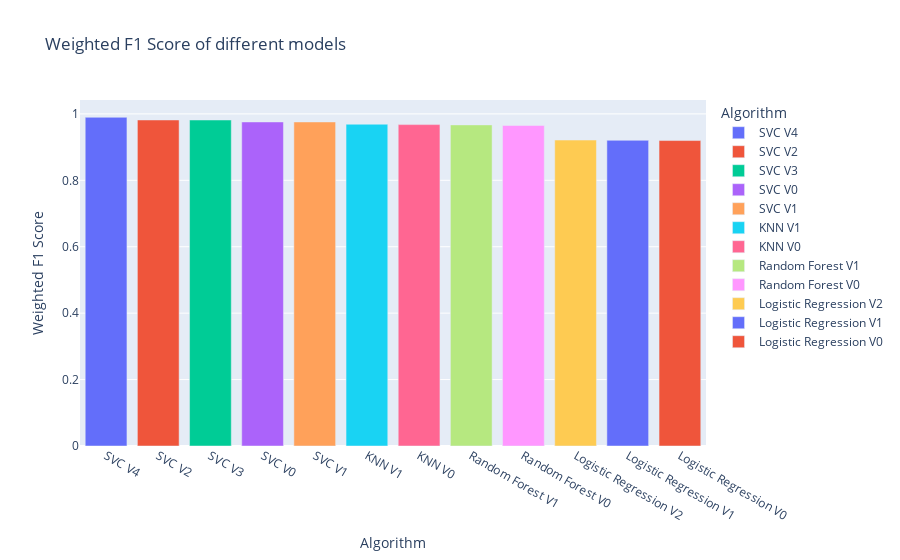

Source (notebook cell):
### Code cell
## lets create a horizontal bar chart for the weighted f1 score, accuracy and per class f1 scores
## we will use plotly express for this
fig = px.bar(models_metrics.sort_values(by="Weighted F1 Score", ascending=False), x='Algorithm', y='Weighted F1 Score', title='Weighted F1 Score of different models', color='Algorithm')
## save the figure
fig.write_image(Path("..", "visualization", "weighted_f1_score_comparison.png"))
fig.show()

### Figure 1 — Plotly figure (JSON) as saved in the notebook; plotly's stock layout.template omitted (floating-point values rounded to 4 significant figures)
{"data": [{"alignmentgroup": "True", "hovertemplate": "Algorithm=%{x}<br>Weighted F1 Score=%{y}<extra></extra>", "legendgroup": "SVC V4", "marker": {"color": "#636efa", "pattern": {"shape": ""}}, "name": "SVC V4", "offsetgroup": "SVC V4", "orientation": "v", "showlegend": true, "textposition": "auto", "type": "bar", "x": ["SVC V4"], "xaxis": "x", "y": [0.9897], "yaxis": "y"}, {"alignmentgroup": "True", "hovertemplate": "Algorithm=%{x}<br>Weighted F1 Score=%{y}<extra></extra>", "legendgroup": "SVC V2", "marker": {"color": "#EF553B", "pattern": {"shape": ""}}, "name": "SVC V2", "offsetgroup": "SVC V2", "orientation": "v", "showlegend": true, "textposition": "auto", "type": "bar", "x": ["SVC V2"], "xaxis": "x", "y": [0.9817], "yaxis": "y"}, {"alignmentgroup": "True", "hovertemplate": "Algorithm=%{x}<br>Weighted F1 Score=%{y}<extra></extra>", "legendgroup": "SVC V3", "marker": {"color": "#00cc96", "pattern": {"shape": ""}}, "name": "SVC V3", "offsetgroup": "SVC V3", "orientation": "v", "showlegend": true, "textposition": "auto", "type": "bar", "x": ["SVC V3"], "xaxis": "x", "y": [0.9816], "yaxis": "y"}, {"alignmentgroup": "True", "hovertemplate": "Algorithm=%{x}<br>Weighted F1 Score=%{y}<extra></extra>", "legendgroup": "SVC V0", "marker": {"color": "#ab63fa", "pattern": {"shape": ""}}, "name": "SVC V0", "offsetgroup": "SVC V0", "orientation": "v", "showlegend": true, "textposition": "auto", "type": "bar", "x": ["SVC V0"], "xaxis": "x", "y": [0.9757], "yaxis": "y"}, {"alignmentgroup": "True", "hovertemplate": "Algorithm=%{x}<br>Weighted F1 Score=%{y}<extra></extra>", "legendgroup": "SVC V1", "marker": {"color": "#FFA15A", "pattern": {"shape": ""}}, "name": "SVC V1", "offsetgroup": "SVC V1", "orientation": "v", "showlegend": true, "textposition": "auto", "type": "bar", "x": ["SVC V1"], "xaxis": "x", "y": [0.9757], "yaxis": "y"}, {"alignmentgroup": "True", "hovertemplate": "Algorithm=%{x}<br>Weighted F1 Score=%{y}<extra></extra>", "legendgroup": "KNN V1", "marker": {"color": "#19d3f3", "pattern": {"shape": ""}}, "name": "KNN V1", "offsetgroup": "KNN V1", "orientation": "v", "showlegend": true, "textposition": "auto", "type": "bar", "x": ["KNN V1"], "xaxis": "x", "y": [0.9688], "yaxis": "y"}, {"alignmentgroup": "True", "hovertemplate": "Algorithm=%{x}<br>Weighted F1 Score=%{y}<extra></extra>", "legendgroup": "KNN V0", "marker": {"color": "#FF6692", "pattern": {"shape": ""}}, "name": "KNN V0", "offsetgroup": "KNN V0", "orientation": "v", "showlegend": true, "textposition": "auto", "type": "bar", "x": ["KNN V0"], "xaxis": "x", "y": [0.9677], "yaxis": "y"}, {"alignmentgroup": "True", "hovertemplate": "Algorithm=%{x}<br>Weighted F1 Score=%{y}<extra></extra>", "legendgroup": "Random Forest V1", "marker": {"color": "#B6E880", "pattern": {"shape": ""}}, "name": "Random Forest V1", "offsetgroup": "Random Forest V1", "orientation": "v", "showlegend": true, "textposition": "auto", "type": "bar", "x": ["Random Forest V1"], "xaxis": "x", "y": [0.9669], "yaxis": "y"}, {"alignmentgroup": "True", "hovertemplate": "Algorithm=%{x}<br>Weighted F1 Score=%{y}<extra></extra>", "legendgroup": "Random Forest V0", "marker": {"color": "#FF97FF", "pattern": {"shape": ""}}, "name": "Random Forest V0", "offsetgroup": "Random Forest V0", "orientation": "v", "showlegend": true, "textposition": "auto", "type": "bar", "x": ["Random Forest V0"], "xaxis": "x", "y": [0.9651], "yaxis": "y"}, {"alignmentgroup": "True", "hovertemplate": "Algorithm=%{x}<br>Weighted F1 Score=%{y}<extra></extra>", "legendgroup": "Logistic Regression V2", "marker": {"color": "#FECB52", "pattern": {"shape": ""}}, "name": "Logistic Regression V2", "offsetgroup": "Logistic Regression V2", "orientation": "v", "showlegend": true, "textposition": "auto", "type": "bar", "x": ["Logistic Regression V2"], "xaxis": "x", "y": [0.9212], "yaxis": "y"}, {"alignmentgroup": "True", "hovertemplate": "Algorithm=%{x}<br>Weighted F1 Score=%{y}<extra></extra>", "legendgroup": "Logistic Regression V1", "marker": {"color": "#636efa", "pattern": {"shape": ""}}, "name": "Logistic Regression V1", "offsetgroup": "Logistic Regression V1", "orientation": "v", "showlegend": true, "textposition": "auto", "type": "bar", "x": ["Logistic Regression V1"], "xaxis": "x", "y": [0.9204], "yaxis": "y"}, {"alignmentgroup": "True", "hovertemplate": "Algorithm=%{x}<br>Weighted F1 Score=%{y}<extra></extra>", "legendgroup": "Logistic Regression V0", "marker": {"color": "#EF553B", "pattern": {"shape": ""}}, "name": "Logistic Regression V0", "offsetgroup": "Logistic Regression V0", "orientation": "v", "showlegend": true, "textposition": "auto", "type": "bar", "x": ["Logistic Regression V0"], "xaxis": "x", "y": [0.9197], "yaxis": "y"}], "layout": {"barmode": "relative", "legend": {"title": {"text": "Algorithm"}, "tracegroupgap": 0}, "title": {"text": "Weighted F1 Score of different models"}, "xaxis": {"anchor": "y", "categoryarray": ["SVC V4", "SVC V2", "SVC V3", "SVC V0", "SVC V1", "KNN V1", "KNN V0", "Random Forest V1", "Random Forest V0", "Logistic Regression V2", "Logistic Regression V1", "Logistic Regression V0"], "categoryorder": "array", "domain": [0, 1], "title": {"text": "Algorithm"}}, "yaxis": {"anchor": "x", "domain": [0, 1], "title": {"text": "Weighted F1 Score"}}}}
